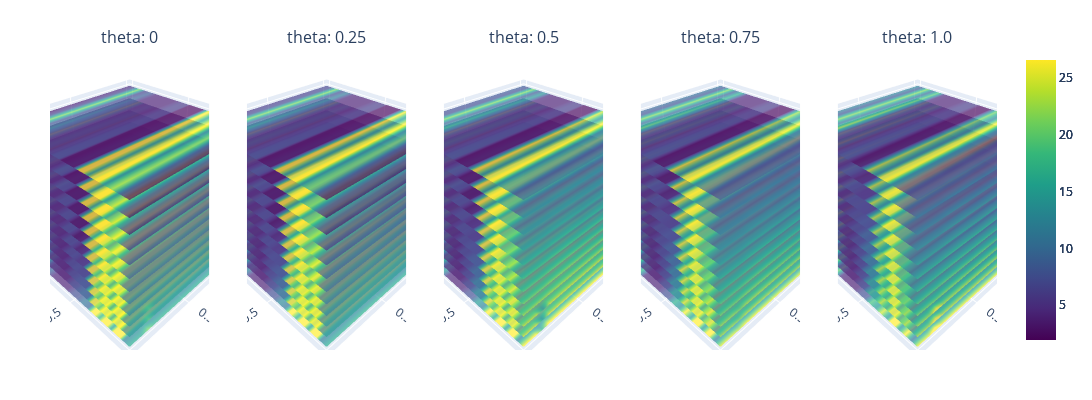

Notebook source saved alongside this figure:
### Code cell
gp_model5, train_nx5, train_y5, train_yvar5 = BO_loop(gp_model, nx_train, y_train, y_train_var, nx_all, iterations=5)

train_x5 = unnormalize(train_nx5, original_bounds)
# Step 2: Initialize Plotting class
variable_combinations = [('n', 'r', 't'), ('theta', 'r', 't'), ('n', 't', 'theta')]
plotting = Plotting(gp_model5, variable_combinations=variable_combinations)

combination = variable_combinations[0]

minmax = [y_train.min(), y_train.max()]
plotting.sliced_plotting(combination, minmax)

# Split train_y into 5 iterations, each containing 5 points
iterations = 5
points_per_iteration = 6
split_data = [train_y5[i * points_per_iteration:(i + 1) * points_per_iteration] for i in range(iterations)]
split_datax = [train_y5[i * points_per_iteration:(i + 1) * points_per_iteration] for i in range(iterations)]

# Plot the points vertically
plt.figure(figsize=(6, 5))
for i, data in enumerate(split_data):
    plt.scatter([i + 1] * len(data), data.numpy(), label=f'Iteration {i + 1}')

plt.xlabel('Iteration')
plt.ylabel('train_y Values')
plt.title('Train_y Points per Iteration')
plt.xticks(range(1, iterations + 1))
# plt.legend()
plt.grid(True)
plt.show()
argmax_indices = [data.argmax().item() for data in split_data]
for i, idx in enumerate(argmax_indices):
    print(f"Iteration {i + 1}: {split_datax[i][idx]}")

### Figure 1 — Plotly figure (JSON) as saved in the notebook; plotly's stock layout.template omitted (floating-point values rounded to 4 significant figures; data arrays with more than 128 entries replaced by an {"elided": "..."} marker saying what was removed)
{"data": [{"cmax": 26.55, "cmin": 1.95, "colorscale": [[0, "#440154"], [0.1111, "#482878"], [0.2222, "#3e4989"], [0.3333, "#31688e"], [0.4444, "#26828e"], [0.5556, "#1f9e89"], [0.6667, "#35b779"], [0.7778, "#6ece58"], [0.8889, "#b5de2b"], [1, "#fde725"]], "opacity": 0.7, "scene": "scene", "showscale": true, "surfacecolor": {"elided": "20x20 float values"}, "type": "surface", "x": {"elided": "20x20 float values"}, "y": {"elided": "20x20 float values"}, "z": {"elided": "20x20 float values"}}, {"cmax": 26.55, "cmin": 1.95, "colorscale": [[0, "#440154"], [0.1111, "#482878"], [0.2222, "#3e4989"], [0.3333, "#31688e"], [0.4444, "#26828e"], [0.5556, "#1f9e89"], [0.6667, "#35b779"], [0.7778, "#6ece58"], [0.8889, "#b5de2b"], [1, "#fde725"]], "opacity": 0.7, "scene": "scene2", "showscale": true, "surfacecolor": {"elided": "20x20 float values"}, "type": "surface", "x": {"elided": "20x20 float values"}, "y": {"elided": "20x20 float values"}, "z": {"elided": "20x20 float values"}}, {"cmax": 26.55, "cmin": 1.95, "colorscale": [[0, "#440154"], [0.1111, "#482878"], [0.2222, "#3e4989"], [0.3333, "#31688e"], [0.4444, "#26828e"], [0.5556, "#1f9e89"], [0.6667, "#35b779"], [0.7778, "#6ece58"], [0.8889, "#b5de2b"], [1, "#fde725"]], "opacity": 0.7, "scene": "scene3", "showscale": true, "surfacecolor": {"elided": "20x20 float values"}, "type": "surface", "x": {"elided": "20x20 float values"}, "y": {"elided": "20x20 float values"}, "z": {"elided": "20x20 float values"}}, {"cmax": 26.55, "cmin": 1.95, "colorscale": [[0, "#440154"], [0.1111, "#482878"], [0.2222, "#3e4989"], [0.3333, "#31688e"], [0.4444, "#26828e"], [0.5556, "#1f9e89"], [0.6667, "#35b779"], [0.7778, "#6ece58"], [0.8889, "#b5de2b"], [1, "#fde725"]], "opacity": 0.7, "scene": "scene4", "showscale": true, "surfacecolor": {"elided": "20x20 float values"}, "type": "surface", "x": {"elided": "20x20 float values"}, "y": {"elided": "20x20 float values"}, "z": {"elided": "20x20 float values"}}, {"cmax": 26.55, "cmin": 1.95, "colorscale": [[0, "#440154"], [0.1111, "#482878"], [0.2222, "#3e4989"], [0.3333, "#31688e"], [0.4444, "#26828e"], [0.5556, "#1f9e89"], [0.6667, "#35b779"], [0.7778, "#6ece58"], [0.8889, "#b5de2b"], [1, "#fde725"]], "opacity": 0.7, "scene": "scene5", "showscale": true, "surfacecolor": {"elided": "20x20 float values"}, "type": "surface", "x": {"elided": "20x20 float values"}, "y": {"elided": "20x20 float values"}, "z": {"elided": "20x20 float values"}}, {"cmax": 26.55, "cmin": 1.95, "colorscale": [[0, "#440154"], [0.1111, "#482878"], [0.2222, "#3e4989"], [0.3333, "#31688e"], [0.4444, "#26828e"], [0.5556, "#1f9e89"], [0.6667, "#35b779"], [0.7778, "#6ece58"], [0.8889, "#b5de2b"], [1, "#fde725"]], "opacity": 0.7, "scene": "scene", "showscale": false, "surfacecolor": {"elided": "20x20 float values"}, "type": "surface", "x": {"elided": "20x20 float values"}, "y": {"elided": "20x20 float values"}, "z": {"elided": "20x20 float values"}}, {"cmax": 26.55, "cmin": 1.95, "colorscale": [[0, "#440154"], [0.1111, "#482878"], [0.2222, "#3e4989"], [0.3333, "#31688e"], [0.4444, "#26828e"], [0.5556, "#1f9e89"], [0.6667, "#35b779"], [0.7778, "#6ece58"], [0.8889, "#b5de2b"], [1, "#fde725"]], "opacity": 0.7, "scene": "scene2", "showscale": false, "surfacecolor": {"elided": "20x20 float values"}, "type": "surface", "x": {"elided": "20x20 float values"}, "y": {"elided": "20x20 float values"}, "z": {"elided": "20x20 float values"}}, {"cmax": 26.55, "cmin": 1.95, "colorscale": [[0, "#440154"], [0.1111, "#482878"], [0.2222, "#3e4989"], [0.3333, "#31688e"], [0.4444, "#26828e"], [0.5556, "#1f9e89"], [0.6667, "#35b779"], [0.7778, "#6ece58"], [0.8889, "#b5de2b"], [1, "#fde725"]], "opacity": 0.7, "scene": "scene3", "showscale": false, "surfacecolor": {"elided": "20x20 float values"}, "type": "surface", "x": {"elided": "20x20 float values"}, "y": {"elided": "20x20 float values"}, "z": {"elided": "20x20 float values"}}, {"cmax": 26.55, "cmin": 1.95, "colorscale": [[0, "#440154"], [0.1111, "#482878"], [0.2222, "#3e4989"], [0.3333, "#31688e"], [0.4444, "#26828e"], [0.5556, "#1f9e89"], [0.6667, "#35b779"], [0.7778, "#6ece58"], [0.8889, "#b5de2b"], [1, "#fde725"]], "opacity": 0.7, "scene": "scene4", "showscale": false, "surfacecolor": {"elided": "20x20 float values"}, "type": "surface", "x": {"elided": "20x20 float values"}, "y": {"elided": "20x20 float values"}, "z": {"elided": "20x20 float values"}}, {"cmax": 26.55, "cmin": 1.95, "colorscale": [[0, "#440154"], [0.1111, "#482878"], [0.2222, "#3e4989"], [0.3333, "#31688e"], [0.4444, "#26828e"], [0.5556, "#1f9e89"], [0.6667, "#35b779"], [0.7778, "#6ece58"], [0.8889, "#b5de2b"], [1, "#fde725"]], "opacity": 0.7, "scene": "scene5", "showscale": false, "surfacecolor": {"elided": "20x20 float values"}, "type": "surface", "x": {"elided": "20x20 float values"}, "y": {"elided": "20x20 float values"}, "z": {"elided": "20x20 float values"}}, {"cmax": 26.55, "cmin": 1.95, "colorscale": [[0, "#440154"], [0.1111, "#482878"], [0.2222, "#3e4989"], [0.3333, "#31688e"], [0.4444, "#26828e"], [0.5556, "#1f9e89"], [0.6667, "#35b779"], [0.7778, "#6ece58"], [0.8889, "#b5de2b"], [1, "#fde725"]], "opacity": 0.7, "scene": "scene", "showscale": false, "surfacecolor": {"elided": "20x20 float values"}, "type": "surface", "x": {"elided": "20x20 float values"}, "y": {"elided": "20x20 float values"}, "z": {"elided": "20x20 float values"}}, {"cmax": 26.55, "cmin": 1.95, "colorscale": [[0, "#440154"], [0.1111, "#482878"], [0.2222, "#3e4989"], [0.3333, "#31688e"], [0.4444, "#26828e"], [0.5556, "#1f9e89"], [0.6667, "#35b779"], [0.7778, "#6ece58"], [0.8889, "#b5de2b"], [1, "#fde725"]], "opacity": 0.7, "scene": "scene2", "showscale": false, "surfacecolor": {"elided": "20x20 float values"}, "type": "surface", "x": {"elided": "20x20 float values"}, "y": {"elided": "20x20 float values"}, "z": {"elided": "20x20 float values"}}, {"cmax": 26.55, "cmin": 1.95, "colorscale": [[0, "#440154"], [0.1111, "#482878"], [0.2222, "#3e4989"], [0.3333, "#31688e"], [0.4444, "#26828e"], [0.5556, "#1f9e89"], [0.6667, "#35b779"], [0.7778, "#6ece58"], [0.8889, "#b5de2b"], [1, "#fde725"]], "opacity": 0.7, "scene": "scene3", "showscale": false, "surfacecolor": {"elided": "20x20 float values"}, "type": "surface", "x": {"elided": "20x20 float values"}, "y": {"elided": "20x20 float values"}, "z": {"elided": "20x20 float values"}}, {"cmax": 26.55, "cmin": 1.95, "colorscale": [[0, "#440154"], [0.1111, "#482878"], [0.2222, "#3e4989"], [0.3333, "#31688e"], [0.4444, "#26828e"], [0.5556, "#1f9e89"], [0.6667, "#35b779"], [0.7778, "#6ece58"], [0.8889, "#b5de2b"], [1, "#fde725"]], "opacity": 0.7, "scene": "scene4", "showscale": false, "surfacecolor": {"elided": "20x20 float values"}, "type": "surface", "x": {"elided": "20x20 float values"}, "y": {"elided": "20x20 float values"}, "z": {"elided": "20x20 float values"}}, {"cmax": 26.55, "cmin": 1.95, "colorscale": [[0, "#440154"], [0.1111, "#482878"], [0.2222, "#3e4989"], [0.3333, "#31688e"], [0.4444, "#26828e"], [0.5556, "#1f9e89"], [0.6667, "#35b779"], [0.7778, "#6ece58"], [0.8889, "#b5de2b"], [1, "#fde725"]], "opacity": 0.7, "scene": "scene5", "showscale": false, "surfacecolor": {"elided": "20x20 float values"}, "type": "surface", "x": {"elided": "20x20 float values"}, "y": {"elided": "20x20 float values"}, "z": {"elided": "20x20 float values"}}, {"cmax": 26.55, "cmin": 1.95, "colorscale": [[0, "#440154"], [0.1111, "#482878"], [0.2222, "#3e4989"], [0.3333, "#31688e"], [0.4444, "#26828e"], [0.5556, "#1f9e89"], [0.6667, "#35b779"], [0.7778, "#6ece58"], [0.8889, "#b5de2b"], [1, "#fde725"]], "opacity": 0.7, "scene": "scene", "showscale": false, "surfacecolor": {"elided": "20x20 float values"}, "type": "surface", "x": {"elided": "20x20 float values"}, "y": {"elided": "20x20 float values"}, "z": {"elided": "20x20 float values"}}, {"cmax": 26.55, "cmin": 1.95, "colorscale": [[0, "#440154"], [0.1111, "#482878"], [0.2222, "#3e4989"], [0.3333, "#31688e"], [0.4444, "#26828e"], [0.5556, "#1f9e89"], [0.6667, "#35b779"], [0.7778, "#6ece58"], [0.8889, "#b5de2b"], [1, "#fde725"]], "opacity": 0.7, "scene": "scene2", "showscale": false, "surfacecolor": {"elided": "20x20 float values"}, "type": "surface", "x": {"elided": "20x20 float values"}, "y": {"elided": "20x20 float values"}, "z": {"elided": "20x20 float values"}}, {"cmax": 26.55, "cmin": 1.95, "colorscale": [[0, "#440154"], [0.1111, "#482878"], [0.2222, "#3e4989"], [0.3333, "#31688e"], [0.4444, "#26828e"], [0.5556, "#1f9e89"], [0.6667, "#35b779"], [0.7778, "#6ece58"], [0.8889, "#b5de2b"], [1, "#fde725"]], "opacity": 0.7, "scene": "scene3", "showscale": false, "surfacecolor": {"elided": "20x20 float values"}, "type": "surface", "x": {"elided": "20x20 float values"}, "y": {"elided": "20x20 float values"}, "z": {"elided": "20x20 float values"}}, {"cmax": 26.55, "cmin": 1.95, "colorscale": [[0, "#440154"], [0.1111, "#482878"], [0.2222, "#3e4989"], [0.3333, "#31688e"], [0.4444, "#26828e"], [0.5556, "#1f9e89"], [0.6667, "#35b779"], [0.7778, "#6ece58"], [0.8889, "#b5de2b"], [1, "#fde725"]], "opacity": 0.7, "scene": "scene4", "showscale": false, "surfacecolor": {"elided": "20x20 float values"}, "type": "surface", "x": {"elided": "20x20 float values"}, "y": {"elided": "20x20 float values"}, "z": {"elided": "20x20 float values"}}, {"cmax": 26.55, "cmin": 1.95, "colorscale": [[0, "#440154"], [0.1111, "#482878"], [0.2222, "#3e4989"], [0.3333, "#31688e"], [0.4444, "#26828e"], [0.5556, "#1f9e89"], [0.6667, "#35b779"], [0.7778, "#6ece58"], [0.8889, "#b5de2b"], [1, "#fde725"]], "opacity": 0.7, "scene": "scene5", "showscale": false, "surfacecolor": {"elided": "20x20 float values"}, "type": "surface", "x": {"elided": "20x20 float values"}, "y": {"elided": "20x20 float values"}, "z": {"elided": "20x20 float values"}}, {"cmax": 26.55, "cmin": 1.95, "colorscale": [[0, "#440154"], [0.1111, "#482878"], [0.2222, "#3e4989"], [0.3333, "#31688e"], [0.4444, "#26828e"], [0.5556, "#1f9e89"], [0.6667, "#35b779"], [0.7778, "#6ece58"], [0.8889, "#b5de2b"], [1, "#fde725"]], "opacity": 0.7, "scene": "scene", "showscale": false, "surfacecolor": {"elided": "20x20 float values"}, "type": "surface", "x": {"elided": "20x20 float values"}, "y": {"elided": "20x20 float values"}, "z": {"elided": "20x20 float values"}}, {"cmax": 26.55, "cmin": 1.95, "colorscale": [[0, "#440154"], [0.1111, "#482878"], [0.2222, "#3e4989"], [0.3333, "#31688e"], [0.4444, "#26828e"], [0.5556, "#1f9e89"], [0.6667, "#35b779"], [0.7778, "#6ece58"], [0.8889, "#b5de2b"], [1, "#fde725"]], "opacity": 0.7, "scene": "scene2", "showscale": false, "surfacecolor": {"elided": "20x20 float values"}, "type": "surface", "x": {"elided": "20x20 float values"}, "y": {"elided": "20x20 float values"}, "z": {"elided": "20x20 float values"}}, {"cmax": 26.55, "cmin": 1.95, "colorscale": [[0, "#440154"], [0.1111, "#482878"], [0.2222, "#3e4989"], [0.3333, "#31688e"], [0.4444, "#26828e"], [0.5556, "#1f9e89"], [0.6667, "#35b779"], [0.7778, "#6ece58"], [0.8889, "#b5de2b"], [1, "#fde725"]], "opacity": 0.7, "scene": "scene3", "showscale": false, "surfacecolor": {"elided": "20x20 float values"}, "type": "surface", "x": {"elided": "20x20 float values"}, "y": {"elided": "20x20 float values"}, "z": {"elided": "20x20 float values"}}, {"cmax": 26.55, "cmin": 1.95, "colorscale": [[0, "#440154"], [0.1111, "#482878"], [0.2222, "#3e4989"], [0.3333, "#31688e"], [0.4444, "#26828e"], [0.5556, "#1f9e89"], [0.6667, "#35b779"], [0.7778, "#6ece58"], [0.8889, "#b5de2b"], [1, "#fde725"]], "opacity": 0.7, "scene": "scene4", "showscale": false, "surfacecolor": {"elided": "20x20 float values"}, "type": "surface", "x": {"elided": "20x20 float values"}, "y": {"elided": "20x20 float values"}, "z": {"elided": "20x20 float values"}}, {"cmax": 26.55, "cmin": 1.95, "colorscale": [[0, "#440154"], [0.1111, "#482878"], [0.2222, "#3e4989"], [0.3333, "#31688e"], [0.4444, "#26828e"], [0.5556, "#1f9e89"], [0.6667, "#35b779"], [0.7778, "#6ece58"], [0.8889, "#b5de2b"], [1, "#fde725"]], "opacity": 0.7, "scene": "scene5", "showscale": false, "surfacecolor": {"elided": "20x20 float values"}, "type": "surface", "x": {"elided": "20x20 float values"}, "y": {"elided": "20x20 float values"}, "z": {"elided": "20x20 float values"}}, {"cmax": 26.55, "cmin": 1.95, "colorscale": [[0, "#440154"], [0.1111, "#482878"], [0.2222, "#3e4989"], [0.3333, "#31688e"], [0.4444, "#26828e"], [0.5556, "#1f9e89"], [0.6667, "#35b779"], [0.7778, "#6ece58"], [0.8889, "#b5de2b"], [1, "#fde725"]], "opacity": 0.7, "scene": "scene", "showscale": false, "surfacecolor": {"elided": "20x20 float values"}, "type": "surface", "x": {"elided": "20x20 float values"}, "y": {"elided": "20x20 float values"}, "z": {"elided": "20x20 float values"}}, {"cmax": 26.55, "cmin": 1.95, "colorscale": [[0, "#440154"], [0.1111, "#482878"], [0.2222, "#3e4989"], [0.3333, "#31688e"], [0.4444, "#26828e"], [0.5556, "#1f9e89"], [0.6667, "#35b779"], [0.7778, "#6ece58"], [0.8889, "#b5de2b"], [1, "#fde725"]], "opacity": 0.7, "scene": "scene2", "showscale": false, "surfacecolor": {"elided": "20x20 float values"}, "type": "surface", "x": {"elided": "20x20 float values"}, "y": {"elided": "20x20 float values"}, "z": {"elided": "20x20 float values"}}, {"cmax": 26.55, "cmin": 1.95, "colorscale": [[0, "#440154"], [0.1111, "#482878"], [0.2222, "#3e4989"], [0.3333, "#31688e"], [0.4444, "#26828e"], [0.5556, "#1f9e89"], [0.6667, "#35b779"], [0.7778, "#6ece58"], [0.8889, "#b5de2b"], [1, "#fde725"]], "opacity": 0.7, "scene": "scene3", "showscale": false, "surfacecolor": {"elided": "20x20 float values"}, "type": "surface", "x": {"elided": "20x20 float values"}, "y": {"elided": "20x20 float values"}, "z": {"elided": "20x20 float values"}}, {"cmax": 26.55, "cmin": 1.95, "colorscale": [[0, "#440154"], [0.1111, "#482878"], [0.2222, "#3e4989"], [0.3333, "#31688e"], [0.4444, "#26828e"], [0.5556, "#1f9e89"], [0.6667, "#35b779"], [0.7778, "#6ece58"], [0.8889, "#b5de2b"], [1, "#fde725"]], "opacity": 0.7, "scene": "scene4", "showscale": false, "surfacecolor": {"elided": "20x20 float values"}, "type": "surface", "x": {"elided": "20x20 float values"}, "y": {"elided": "20x20 float values"}, "z": {"elided": "20x20 float values"}}, {"cmax": 26.55, "cmin": 1.95, "colorscale": [[0, "#440154"], [0.1111, "#482878"], [0.2222, "#3e4989"], [0.3333, "#31688e"], [0.4444, "#26828e"], [0.5556, "#1f9e89"], [0.6667, "#35b779"], [0.7778, "#6ece58"], [0.8889, "#b5de2b"], [1, "#fde725"]], "opacity": 0.7, "scene": "scene5", "showscale": false, "surfacecolor": {"elided": "20x20 float values"}, "type": "surface", "x": {"elided": "20x20 float values"}, "y": {"elided": "20x20 float values"}, "z": {"elided": "20x20 float values"}}, {"cmax": 26.55, "cmin": 1.95, "colorscale": [[0, "#440154"], [0.1111, "#482878"], [0.2222, "#3e4989"], [0.3333, "#31688e"], [0.4444, "#26828e"], [0.5556, "#1f9e89"], [0.6667, "#35b779"], [0.7778, "#6ece58"], [0.8889, "#b5de2b"], [1, "#fde725"]], "opacity": 0.7, "scene": "scene", "showscale": false, "surfacecolor": {"elided": "20x20 float values"}, "type": "surface", "x": {"elided": "20x20 float values"}, "y": {"elided": "20x20 float values"}, "z": {"elided": "20x20 float values"}}, {"cmax": 26.55, "cmin": 1.95, "colorscale": [[0, "#440154"], [0.1111, "#482878"], [0.2222, "#3e4989"], [0.3333, "#31688e"], [0.4444, "#26828e"], [0.5556, "#1f9e89"], [0.6667, "#35b779"], [0.7778, "#6ece58"], [0.8889, "#b5de2b"], [1, "#fde725"]], "opacity": 0.7, "scene": "scene2", "showscale": false, "surfacecolor": {"elided": "20x20 float values"}, "type": "surface", "x": {"elided": "20x20 float values"}, "y": {"elided": "20x20 float values"}, "z": {"elided": "20x20 float values"}}, {"cmax": 26.55, "cmin": 1.95, "colorscale": [[0, "#440154"], [0.1111, "#482878"], [0.2222, "#3e4989"], [0.3333, "#31688e"], [0.4444, "#26828e"], [0.5556, "#1f9e89"], [0.6667, "#35b779"], [0.7778, "#6ece58"], [0.8889, "#b5de2b"], [1, "#fde725"]], "opacity": 0.7, "scene": "scene3", "showscale": false, "surfacecolor": {"elided": "20x20 float values"}, "type": "surface", "x": {"elided": "20x20 float values"}, "y": {"elided": "20x20 float values"}, "z": {"elided": "20x20 float values"}}, {"cmax": 26.55, "cmin": 1.95, "colorscale": [[0, "#440154"], [0.1111, "#482878"], [0.2222, "#3e4989"], [0.3333, "#31688e"], [0.4444, "#26828e"], [0.5556, "#1f9e89"], [0.6667, "#35b779"], [0.7778, "#6ece58"], [0.8889, "#b5de2b"], [1, "#fde725"]], "opacity": 0.7, "scene": "scene4", "showscale": false, "surfacecolor": {"elided": "20x20 float values"}, "type": "surface", "x": {"elided": "20x20 float values"}, "y": {"elided": "20x20 float values"}, "z": {"elided": "20x20 float values"}}, {"cmax": 26.55, "cmin": 1.95, "colorscale": [[0, "#440154"], [0.1111, "#482878"], [0.2222, "#3e4989"], [0.3333, "#31688e"], [0.4444, "#26828e"], [0.5556, "#1f9e89"], [0.6667, "#35b779"], [0.7778, "#6ece58"], [0.8889, "#b5de2b"], [1, "#fde725"]], "opacity": 0.7, "scene": "scene5", "showscale": false, "surfacecolor": {"elided": "20x20 float values"}, "type": "surface", "x": {"elided": "20x20 float values"}, "y": {"elided": "20x20 float values"}, "z": {"elided": "20x20 float values"}}, {"cmax": 26.55, "cmin": 1.95, "colorscale": [[0, "#440154"], [0.1111, "#482878"], [0.2222, "#3e4989"], [0.3333, "#31688e"], [0.4444, "#26828e"], [0.5556, "#1f9e89"], [0.6667, "#35b779"], [0.7778, "#6ece58"], [0.8889, "#b5de2b"], [1, "#fde725"]], "opacity": 0.7, "scene": "scene", "showscale": false, "surfacecolor": {"elided": "20x20 float values"}, "type": "surface", "x": {"elided": "20x20 float values"}, "y": {"elided": "20x20 float values"}, "z": {"elided": "20x20 float values"}}, {"cmax": 26.55, "cmin": 1.95, "colorscale": [[0, "#440154"], [0.1111, "#482878"], [0.2222, "#3e4989"], [0.3333, "#31688e"], [0.4444, "#26828e"], [0.5556, "#1f9e89"], [0.6667, "#35b779"], [0.7778, "#6ece58"], [0.8889, "#b5de2b"], [1, "#fde725"]], "opacity": 0.7, "scene": "scene2", "showscale": false, "surfacecolor": {"elided": "20x20 float values"}, "type": "surface", "x": {"elided": "20x20 float values"}, "y": {"elided": "20x20 float values"}, "z": {"elided": "20x20 float values"}}, {"cmax": 26.55, "cmin": 1.95, "colorscale": [[0, "#440154"], [0.1111, "#482878"], [0.2222, "#3e4989"], [0.3333, "#31688e"], [0.4444, "#26828e"], [0.5556, "#1f9e89"], [0.6667, "#35b779"], [0.7778, "#6ece58"], [0.8889, "#b5de2b"], [1, "#fde725"]], "opacity": 0.7, "scene": "scene3", "showscale": false, "surfacecolor": {"elided": "20x20 float values"}, "type": "surface", "x": {"elided": "20x20 float values"}, "y": {"elided": "20x20 float values"}, "z": {"elided": "20x20 float values"}}, {"cmax": 26.55, "cmin": 1.95, "colorscale": [[0, "#440154"], [0.1111, "#482878"], [0.2222, "#3e4989"], [0.3333, "#31688e"], [0.4444, "#26828e"], [0.5556, "#1f9e89"], [0.6667, "#35b779"], [0.7778, "#6ece58"], [0.8889, "#b5de2b"], [1, "#fde725"]], "opacity": 0.7, "scene": "scene4", "showscale": false, "surfacecolor": {"elided": "20x20 float values"}, "type": "surface", "x": {"elided": "20x20 float values"}, "y": {"elided": "20x20 float values"}, "z": {"elided": "20x20 float values"}}, {"cmax": 26.55, "cmin": 1.95, "colorscale": [[0, "#440154"], [0.1111, "#482878"], [0.2222, "#3e4989"], [0.3333, "#31688e"], [0.4444, "#26828e"], [0.5556, "#1f9e89"], [0.6667, "#35b779"], [0.7778, "#6ece58"], [0.8889, "#b5de2b"], [1, "#fde725"]], "opacity": 0.7, "scene": "scene5", "showscale": false, "surfacecolor": {"elided": "20x20 float values"}, "type": "surface", "x": {"elided": "20x20 float values"}, "y": {"elided": "20x20 float values"}, "z": {"elided": "20x20 float values"}}, {"cmax": 26.55, "cmin": 1.95, "colorscale": [[0, "#440154"], [0.1111, "#482878"], [0.2222, "#3e4989"], [0.3333, "#31688e"], [0.4444, "#26828e"], [0.5556, "#1f9e89"], [0.6667, "#35b779"], [0.7778, "#6ece58"], [0.8889, "#b5de2b"], [1, "#fde725"]], "opacity": 0.7, "scene": "scene", "showscale": false, "surfacecolor": {"elided": "20x20 float values"}, "type": "surface", "x": {"elided": "20x20 float values"}, "y": {"elided": "20x20 float values"}, "z": {"elided": "20x20 float values"}}, {"cmax": 26.55, "cmin": 1.95, "colorscale": [[0, "#440154"], [0.1111, "#482878"], [0.2222, "#3e4989"], [0.3333, "#31688e"], [0.4444, "#26828e"], [0.5556, "#1f9e89"], [0.6667, "#35b779"], [0.7778, "#6ece58"], [0.8889, "#b5de2b"], [1, "#fde725"]], "opacity": 0.7, "scene": "scene2", "showscale": false, "surfacecolor": {"elided": "20x20 float values"}, "type": "surface", "x": {"elided": "20x20 float values"}, "y": {"elided": "20x20 float values"}, "z": {"elided": "20x20 float values"}}, {"cmax": 26.55, "cmin": 1.95, "colorscale": [[0, "#440154"], [0.1111, "#482878"], [0.2222, "#3e4989"], [0.3333, "#31688e"], [0.4444, "#26828e"], [0.5556, "#1f9e89"], [0.6667, "#35b779"], [0.7778, "#6ece58"], [0.8889, "#b5de2b"], [1, "#fde725"]], "opacity": 0.7, "scene": "scene3", "showscale": false, "surfacecolor": {"elided": "20x20 float values"}, "type": "surface", "x": {"elided": "20x20 float values"}, "y": {"elided": "20x20 float values"}, "z": {"elided": "20x20 float values"}}, {"cmax": 26.55, "cmin": 1.95, "colorscale": [[0, "#440154"], [0.1111, "#482878"], [0.2222, "#3e4989"], [0.3333, "#31688e"], [0.4444, "#26828e"], [0.5556, "#1f9e89"], [0.6667, "#35b779"], [0.7778, "#6ece58"], [0.8889, "#b5de2b"], [1, "#fde725"]], "opacity": 0.7, "scene": "scene4", "showscale": false, "surfacecolor": {"elided": "20x20 float values"}, "type": "surface", "x": {"elided": "20x20 float values"}, "y": {"elided": "20x20 float values"}, "z": {"elided": "20x20 float values"}}, {"cmax": 26.55, "cmin": 1.95, "colorscale": [[0, "#440154"], [0.1111, "#482878"], [0.2222, "#3e4989"], [0.3333, "#31688e"], [0.4444, "#26828e"], [0.5556, "#1f9e89"], [0.6667, "#35b779"], [0.7778, "#6ece58"], [0.8889, "#b5de2b"], [1, "#fde725"]], "opacity": 0.7, "scene": "scene5", "showscale": false, "surfacecolor": {"elided": "20x20 float values"}, "type": "surface", "x": {"elided": "20x20 float values"}, "y": {"elided": "20x20 float values"}, "z": {"elided": "20x20 float values"}}, {"cmax": 26.55, "cmin": 1.95, "colorscale": [[0, "#440154"], [0.1111, "#482878"], [0.2222, "#3e4989"], [0.3333, "#31688e"], [0.4444, "#26828e"], [0.5556, "#1f9e89"], [0.6667, "#35b779"], [0.7778, "#6ece58"], [0.8889, "#b5de2b"], [1, "#fde725"]], "opacity": 0.7, "scene": "scene", "showscale": false, "surfacecolor": {"elided": "20x20 float values"}, "type": "surface", "x": {"elided": "20x20 float values"}, "y": {"elided": "20x20 float values"}, "z": {"elided": "20x20 float values"}}, {"cmax": 26.55, "cmin": 1.95, "colorscale": [[0, "#440154"], [0.1111, "#482878"], [0.2222, "#3e4989"], [0.3333, "#31688e"], [0.4444, "#26828e"], [0.5556, "#1f9e89"], [0.6667, "#35b779"], [0.7778, "#6ece58"], [0.8889, "#b5de2b"], [1, "#fde725"]], "opacity": 0.7, "scene": "scene2", "showscale": false, "surfacecolor": {"elided": "20x20 float values"}, "type": "surface", "x": {"elided": "20x20 float values"}, "y": {"elided": "20x20 float values"}, "z": {"elided": "20x20 float values"}}, {"cmax": 26.55, "cmin": 1.95, "colorscale": [[0, "#440154"], [0.1111, "#482878"], [0.2222, "#3e4989"], [0.3333, "#31688e"], [0.4444, "#26828e"], [0.5556, "#1f9e89"], [0.6667, "#35b779"], [0.7778, "#6ece58"], [0.8889, "#b5de2b"], [1, "#fde725"]], "opacity": 0.7, "scene": "scene3", "showscale": false, "surfacecolor": {"elided": "20x20 float values"}, "type": "surface", "x": {"elided": "20x20 float values"}, "y": {"elided": "20x20 float values"}, "z": {"elided": "20x20 float values"}}, {"cmax": 26.55, "cmin": 1.95, "colorscale": [[0, "#440154"], [0.1111, "#482878"], [0.2222, "#3e4989"], [0.3333, "#31688e"], [0.4444, "#26828e"], [0.5556, "#1f9e89"], [0.6667, "#35b779"], [0.7778, "#6ece58"], [0.8889, "#b5de2b"], [1, "#fde725"]], "opacity": 0.7, "scene": "scene4", "showscale": false, "surfacecolor": {"elided": "20x20 float values"}, "type": "surface", "x": {"elided": "20x20 float values"}, "y": {"elided": "20x20 float values"}, "z": {"elided": "20x20 float values"}}, {"cmax": 26.55, "cmin": 1.95, "colorscale": [[0, "#440154"], [0.1111, "#482878"], [0.2222, "#3e4989"], [0.3333, "#31688e"], [0.4444, "#26828e"], [0.5556, "#1f9e89"], [0.6667, "#35b779"], [0.7778, "#6ece58"], [0.8889, "#b5de2b"], [1, "#fde725"]], "opacity": 0.7, "scene": "scene5", "showscale": false, "surfacecolor": {"elided": "20x20 float values"}, "type": "surface", "x": {"elided": "20x20 float values"}, "y": {"elided": "20x20 float values"}, "z": {"elided": "20x20 float values"}}, {"cmax": 26.55, "cmin": 1.95, "colorscale": [[0, "#440154"], [0.1111, "#482878"], [0.2222, "#3e4989"], [0.3333, "#31688e"], [0.4444, "#26828e"], [0.5556, "#1f9e89"], [0.6667, "#35b779"], [0.7778, "#6ece58"], [0.8889, "#b5de2b"], [1, "#fde725"]], "opacity": 0.7, "scene": "scene", "showscale": false, "surfacecolor": {"elided": "20x20 float values"}, "type": "surface", "x": {"elided": "20x20 float values"}, "y": {"elided": "20x20 float values"}, "z": {"elided": "20x20 float values"}}, {"cmax": 26.55, "cmin": 1.95, "colorscale": [[0, "#440154"], [0.1111, "#482878"], [0.2222, "#3e4989"], [0.3333, "#31688e"], [0.4444, "#26828e"], [0.5556, "#1f9e89"], [0.6667, "#35b779"], [0.7778, "#6ece58"], [0.8889, "#b5de2b"], [1, "#fde725"]], "opacity": 0.7, "scene": "scene2", "showscale": false, "surfacecolor": {"elided": "20x20 float values"}, "type": "surface", "x": {"elided": "20x20 float values"}, "y": {"elided": "20x20 float values"}, "z": {"elided": "20x20 float values"}}, {"cmax": 26.55, "cmin": 1.95, "colorscale": [[0, "#440154"], [0.1111, "#482878"], [0.2222, "#3e4989"], [0.3333, "#31688e"], [0.4444, "#26828e"], [0.5556, "#1f9e89"], [0.6667, "#35b779"], [0.7778, "#6ece58"], [0.8889, "#b5de2b"], [1, "#fde725"]], "opacity": 0.7, "scene": "scene3", "showscale": false, "surfacecolor": {"elided": "20x20 float values"}, "type": "surface", "x": {"elided": "20x20 float values"}, "y": {"elided": "20x20 float values"}, "z": {"elided": "20x20 float values"}}, {"cmax": 26.55, "cmin": 1.95, "colorscale": [[0, "#440154"], [0.1111, "#482878"], [0.2222, "#3e4989"], [0.3333, "#31688e"], [0.4444, "#26828e"], [0.5556, "#1f9e89"], [0.6667, "#35b779"], [0.7778, "#6ece58"], [0.8889, "#b5de2b"], [1, "#fde725"]], "opacity": 0.7, "scene": "scene4", "showscale": false, "surfacecolor": {"elided": "20x20 float values"}, "type": "surface", "x": {"elided": "20x20 float values"}, "y": {"elided": "20x20 float values"}, "z": {"elided": "20x20 float values"}}, {"cmax": 26.55, "cmin": 1.95, "colorscale": [[0, "#440154"], [0.1111, "#482878"], [0.2222, "#3e4989"], [0.3333, "#31688e"], [0.4444, "#26828e"], [0.5556, "#1f9e89"], [0.6667, "#35b779"], [0.7778, "#6ece58"], [0.8889, "#b5de2b"], [1, "#fde725"]], "opacity": 0.7, "scene": "scene5", "showscale": false, "surfacecolor": {"elided": "20x20 float values"}, "type": "surface", "x": {"elided": "20x20 float values"}, "y": {"elided": "20x20 float values"}, "z": {"elided": "20x20 float values"}}, {"cmax": 26.55, "cmin": 1.95, "colorscale": [[0, "#440154"], [0.1111, "#482878"], [0.2222, "#3e4989"], [0.3333, "#31688e"], [0.4444, "#26828e"], [0.5556, "#1f9e89"], [0.6667, "#35b779"], [0.7778, "#6ece58"], [0.8889, "#b5de2b"], [1, "#fde725"]], "opacity": 0.7, "scene": "scene", "showscale": false, "surfacecolor": {"elided": "20x20 float values"}, "type": "surface", "x": {"elided": "20x20 float values"}, "y": {"elided": "20x20 float values"}, "z": {"elided": "20x20 float values"}}, {"cmax": 26.55, "cmin": 1.95, "colorscale": [[0, "#440154"], [0.1111, "#482878"], [0.2222, "#3e4989"], [0.3333, "#31688e"], [0.4444, "#26828e"], [0.5556, "#1f9e89"], [0.6667, "#35b779"], [0.7778, "#6ece58"], [0.8889, "#b5de2b"], [1, "#fde725"]], "opacity": 0.7, "scene": "scene2", "showscale": false, "surfacecolor": {"elided": "20x20 float values"}, "type": "surface", "x": {"elided": "20x20 float values"}, "y": {"elided": "20x20 float values"}, "z": {"elided": "20x20 float values"}}, {"cmax": 26.55, "cmin": 1.95, "colorscale": [[0, "#440154"], [0.1111, "#482878"], [0.2222, "#3e4989"], [0.3333, "#31688e"], [0.4444, "#26828e"], [0.5556, "#1f9e89"], [0.6667, "#35b779"], [0.7778, "#6ece58"], [0.8889, "#b5de2b"], [1, "#fde725"]], "opacity": 0.7, "scene": "scene3", "showscale": false, "surfacecolor": {"elided": "20x20 float values"}, "type": "surface", "x": {"elided": "20x20 float values"}, "y": {"elided": "20x20 float values"}, "z": {"elided": "20x20 float values"}}, {"cmax": 26.55, "cmin": 1.95, "colorscale": [[0, "#440154"], [0.1111, "#482878"], [0.2222, "#3e4989"], [0.3333, "#31688e"], [0.4444, "#26828e"], [0.5556, "#1f9e89"], [0.6667, "#35b779"], [0.7778, "#6ece58"], [0.8889, "#b5de2b"], [1, "#fde725"]], "opacity": 0.7, "scene": "scene4", "showscale": false, "surfacecolor": {"elided": "20x20 float values"}, "type": "surface", "x": {"elided": "20x20 float values"}, "y": {"elided": "20x20 float values"}, "z": {"elided": "20x20 float values"}}, {"cmax": 26.55, "cmin": 1.95, "colorscale": [[0, "#440154"], [0.1111, "#482878"], [0.2222, "#3e4989"], [0.3333, "#31688e"], [0.4444, "#26828e"], [0.5556, "#1f9e89"], [0.6667, "#35b779"], [0.7778, "#6ece58"], [0.8889, "#b5de2b"], [1, "#fde725"]], "opacity": 0.7, "scene": "scene5", "showscale": false, "surfacecolor": {"elided": "20x20 float values"}, "type": "surface", "x": {"elided": "20x20 float values"}, "y": {"elided": "20x20 float values"}, "z": {"elided": "20x20 float values"}}], "layout": {"annotations": [{"font": {"size": 16}, "showarrow": false, "text": "theta: 0", "x": 0.084, "xanchor": "center", "xref": "paper", "y": 1, "yanchor": "bottom", "yref": "paper"}, {"font": {"size": 16}, "showarrow": false, "text": "theta: 0.25", "x": 0.292, "xanchor": "center", "xref": "paper", "y": 1, "yanchor": "bottom", "yref": "paper"}, {"font": {"size": 16}, "showarrow": false, "text": "theta: 0.5", "x": 0.5, "xanchor": "center", "xref": "paper", "y": 1, "yanchor": "bottom", "yref": "paper"}, {"font": {"size": 16}, "showarrow": false, "text": "theta: 0.75", "x": 0.708, "xanchor": "center", "xref": "paper", "y": 1, "yanchor": "bottom", "yref": "paper"}, {"font": {"size": 16}, "showarrow": false, "text": "theta: 1.0", "x": 0.916, "xanchor": "center", "xref": "paper", "y": 1, "yanchor": "bottom", "yref": "paper"}], "height": 400, "margin": {"b": 50, "l": 50, "r": 50, "t": 50}, "scene": {"domain": {"x": [0, 0.168], "y": [0, 1]}, "xaxis": {"title": {"text": "n"}}, "yaxis": {"title": {"text": "r"}}, "zaxis": {"title": {"text": "t"}}}, "scene2": {"domain": {"x": [0.208, 0.376], "y": [0, 1]}, "xaxis": {"title": {"text": "n"}}, "yaxis": {"title": {"text": "r"}}, "zaxis": {"title": {"text": "t"}}}, "scene3": {"domain": {"x": [0.416, 0.584], "y": [0, 1]}, "xaxis": {"title": {"text": "n"}}, "yaxis": {"title": {"text": "r"}}, "zaxis": {"title": {"text": "t"}}}, "scene4": {"domain": {"x": [0.624, 0.792], "y": [0, 1]}, "xaxis": {"title": {"text": "n"}}, "yaxis": {"title": {"text": "r"}}, "zaxis": {"title": {"text": "t"}}}, "scene5": {"domain": {"x": [0.832, 1], "y": [0, 1]}, "xaxis": {"title": {"text": "n"}}, "yaxis": {"title": {"text": "r"}}, "zaxis": {"title": {"text": "t"}}}, "width": 1300}}
